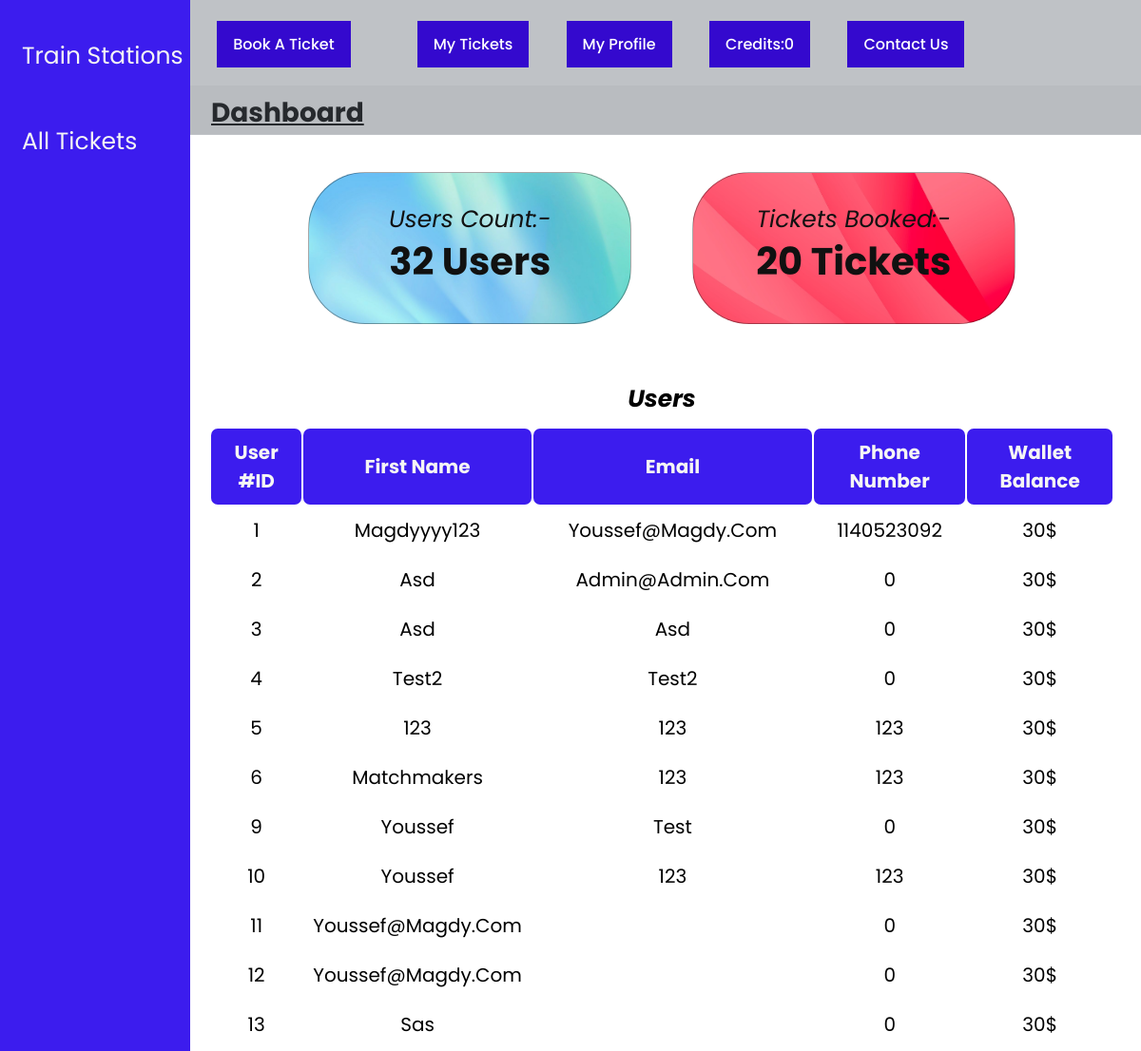
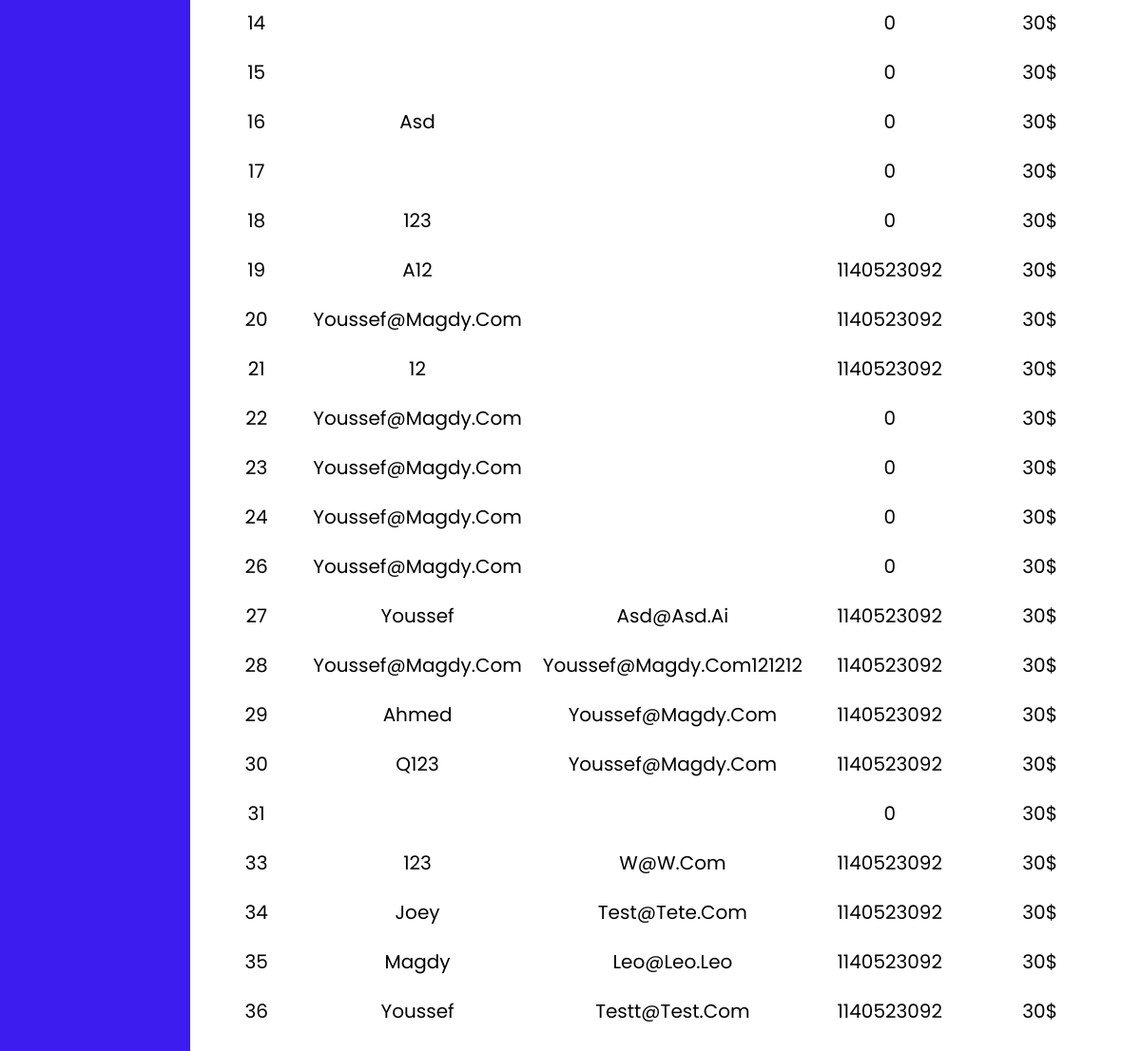
The page /admin-panel.php (signed in) on the database its author committed (2 pictures, top to bottom).
### tables this page shows
CREATE TABLE `users` (
  `id` int(10) NOT NULL,
  `user_name` varchar(200) NOT NULL,
  `user_email` varchar(200) NOT NULL,
  `user_password` varchar(200) NOT NULL,
  `user_phone` int(12) NOT NULL,
  `user_type` varchar(10) NOT NULL,
  `profile_picture` varchar(255) NOT NULL DEFAULT 'default-pp.jpg',
  `hasTicket` int(1) NOT NULL,
  `user_balance` int(255) NOT NULL
);

### admin-panel.php (the view, shortened to what this page needs)
<!DOCTYPE html>
<html lang="en">
<?php
 require_once './database/dbConnection.php';
?>
<head>
  <link rel="stylesheet" href="CSS/admin-panel.css">
</head>
<?php session_start();
    include 'navbar.php';?>
<body>
  <div class="sidenav">
    <a href="train-stations.php">Train Stations</a>
    <a href="all-tickets.php">All Tickets</a>
  </div>
  <div class="body2">
    <div class="title">
      <p> <b>Dashboard</b></p>
    </div>
    <div class="three-squares">
      <div class="square1">
        <div class="text1">
          <p>Users Count:-</p>
          <h4 name="numberOfUsers" class="heading4"><span><?php $sql = "SELECT COUNT(*) AS total from users";
$result = $conn->query($sql);
$data =  $result->fetch_assoc();
echo $data['total'];?></span> Users</h4>
        </div>
      </div>
      <div class="square3">
        <div class="text3">
          <p>Tickets Booked:-</p>
          <h4 name="totalNumberOfTicketBooked" class="heading4"><span><?php $sql = "SELECT COUNT(*) AS total from tickets";
$result = $conn->query($sql);
$data =  $result->fetch_assoc();
echo $data['total'];?></span> Tickets</h4>
        </div>
      </div>
    </div>
    <div class="users-table">
      <table>
        <caption><b>Users</b></caption>
        <thead>
          <tr>
            <th>User #ID</th>
            <th>First Name</th>
            <th>Email</th>
            <th>Phone Number</th>
            <th>Wallet balance</th>
          </tr>
        </thead>
        <?php
$sql='SELECT * FROM users';
$result=mysqli_query($conn,$sql);
while($row=mysqli_fetch_assoc($result))
{
?>
  <tbody>
  <tr>
    <td><span name="ID"><?php echo $row['id'] ?></span></td>
    <td><?php echo $row['user_name'] ?></td>
    <td><?php echo $row['user_email'] ?></td>
    <td><?php echo $row['user_phone'] ?></td>
    <td><span name="User-balance">30</span>&dollar;</td>
  </tr>
</tbody>
<?php
}
?>
      </table>
    </div>
  </div>
</body>
</html>

### navbar.php (shortened to what this page needs)
<?php
require_once './database/dbConnection.php';
?>
<html>
<head>
  <link rel="stylesheet" href="css/navbar.css" />
  <link rel="stylesheet" href="css/index.css" />
</head>
  <nav>
    <ul id="menu">
      <?php
      if (isset($_SESSION['user_id'])):
        $id=$_SESSION['user_id'];
        $sql="SELECT user_balance FROM users where id ='$id'";
        $result=mysqli_query($conn,$sql);
        $row=mysqli_fetch_array($result)
    ?>
      <li> <a href="index.php">Home</li></a>
      <li><a href="book-a-ticket.php">Book A Ticket</a><li>
        <li> <a href="train-ticket.php">My Tickets</li></a>
        <li> <a href="profile.php">My Profile</li></a>
        <li><a href="index.php">Credits:<?php echo $row[0] ?></li></a>
        <li><a href="cu.php">Contact us</a></li>
      <li> <a href="logout.php">Logout</li></a>
      <?php endif;?>
    </ul>
  </nav>
</html>

### css/admin-panel.css (style rules this page uses)
body { font-family: 'Poppins', sans-serif; }
.sidenav { height: 100%; width: 200px; position: fixed; z-index: 1; top: 0; left: 0px; background-color: rgb(60, 28, 238); overflow-x: hidden; padding-top: 34px; }
.sidenav a { padding: 6px 6px 6px 23px; text-decoration: none; margin-bottom: 40px; font-size: 25px; color: whitesmoke; display: block; }
.body2 { margin-left: 192px; }
.title { margin-top: 90px; font-size: 28px; text-decoration: underline; text-underline-offset: 2px; background-color: whitesmoke; padding: 8px 30px 1px; }
.three-squares { font-size: 25px; font-style: italic; color: #111; text-align: center; }
.square1, .square2, .square3 { display: inline-block; height: 160px; width: 340px; margin: 40px 28px; border: 1px rgba(0, 0, 0, 0.345) solid; border-radius: 60px; }
.square1 { background-image: url(../images/d1b416e60c46e7f6269f425c2bb8f683.jpg); background-repeat: no-repeat; background-size: cover; }
.square3 { background-image: url(../images/the-background-292729__480\ copy.jpg); background-repeat: no-repeat; background-size: cover; }
.text1, .text2, .text3 { padding: 30px 30px; }
.heading4 { font-style: normal; margin-top: -5px; text-align: center; font-size: 40px; }
.users-table { text-align: center; margin: 20px 28px; font-size: 20px; }
table { width: 100%; }
th { color: whitesmoke; background-color: rgb(60, 28, 238); border: 0px #111 solid; border-radius: 7px; }
th, td { padding: 10px; }
caption { font-size: 25px; font-style: italic; margin-bottom: 10px; }

### css/navbar.css (style rules this page uses)
* { font-family: 'Poppins', sans-serif; margin: 0; padding: 0; outline: none; border: none; text-decoration: none; text-transform: capitalize; transition: .2s linear; }
nav { display: flex; justify-content: space-between; align-items: center; padding: 22px 6%; position: absolute; top: 0; left: 0; width: 100%; z-index: 1; background-color: rgba(95, 103, 113, 0.4); }
nav ul li:last-child { padding: 0; }
nav ul li a { display: block; }
nav ul li { display: inline-block; margin-left: 35px; color: white; text-transform: uppercase; font-weight: 500; transition: 0.3s; cursor: pointer; }
nav ul li a { color: white; text-decoration: none; background-color: var(--main-text-color); padding: 12px 17px; transition: 0.3s; }

### css/index.css (style rules this page uses)
:root { --main-text-color: #3409ce; }
* { font-family: "Poppins", sans-serif; margin: 0; padding: 0; box-sizing: border-box; list-style: none; }

### rows shown on the page
users: user_balance "0", id "1", user_name "Magdyyyy123", user_email "Youssef@magdy.com", user_phone "1140523092"
users: id "2", user_name "Asd", user_email "Admin@admin.com", user_phone "0"
users: id "3", user_name "Asd", user_email "Asd", user_phone "0"
users: id "4", user_name "Test2", user_email "Test2", user_phone "0"
users: id "5", user_name "123", user_email "123", user_phone "123"
users: id "6", user_name "Matchmakers", user_email "123", user_phone "123"
users: id "9", user_name "Youssef", user_email "Test", user_phone "0"
users: id "10", user_name "Youssef", user_email "123", user_phone "123"
users: id "11", user_name "Youssef@magdy.com", user_phone "0"
users: id "12", user_name "Youssef@magdy.com", user_phone "0"
users: id "13", user_name "Sas", user_phone "0"
users: id "14", user_phone "0"
users: id "15", user_phone "0"
users: id "16", user_name "Asd", user_phone "0"
users: id "17", user_phone "0"
users: id "18", user_name "123", user_phone "0"
users: id "19", user_name "A12", user_phone "1140523092"
users: id "20", user_name "Youssef@magdy.com", user_phone "1140523092"
users: id "21", user_name "12", user_phone "1140523092"
users: id "22", user_name "Youssef@magdy.com", user_phone "0"
users: id "23", user_name "Youssef@magdy.com", user_phone "0"
users: id "24", user_name "Youssef@magdy.com", user_phone "0"
users: id "26", user_name "Youssef@magdy.com", user_phone "0"
users: id "27", user_name "Youssef", user_email "Asd@asd.ai", user_phone "1140523092"
users: id "28", user_name "Youssef@magdy.com", user_email "Youssef@magdy.com121212", user_phone "1140523092"
users: id "29", user_name "Ahmed", user_email "Youssef@magdy.com", user_phone "1140523092"
users: id "30", user_name "Q123", user_email "Youssef@magdy.com", user_phone "1140523092"
users: id "31", user_phone "0"
users: id "33", user_name "123", user_email "W@w.com", user_phone "1140523092"
users: id "34", user_name "Joey", user_email "Test@tete.com", user_phone "1140523092"
users: id "35", user_name "Magdy", user_email "Leo@leo.leo", user_phone "1140523092"
users: id "36", user_name "Youssef", user_email "Testt@test.com", user_phone "1140523092"

### other values the page prints
$data['total'] "32"
$data['total'] "20"
